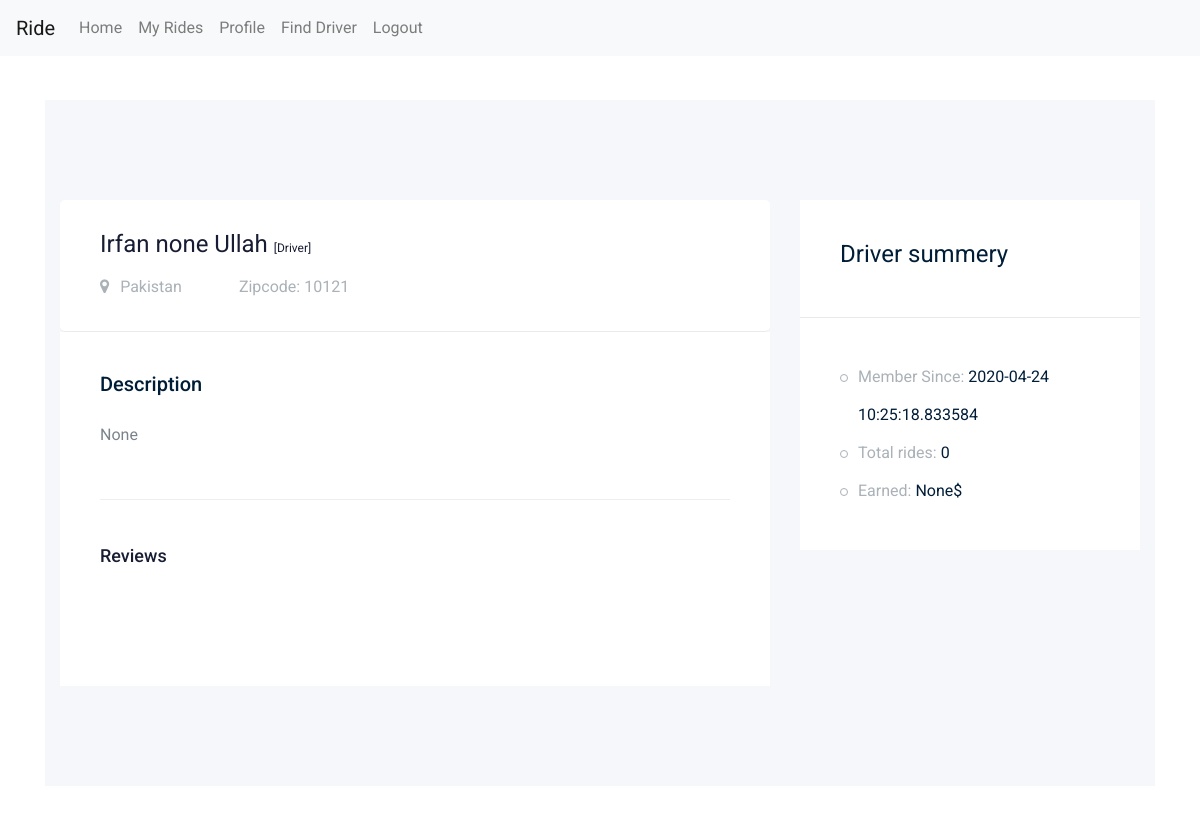
The page /driver/1 on the database as committed earlier.
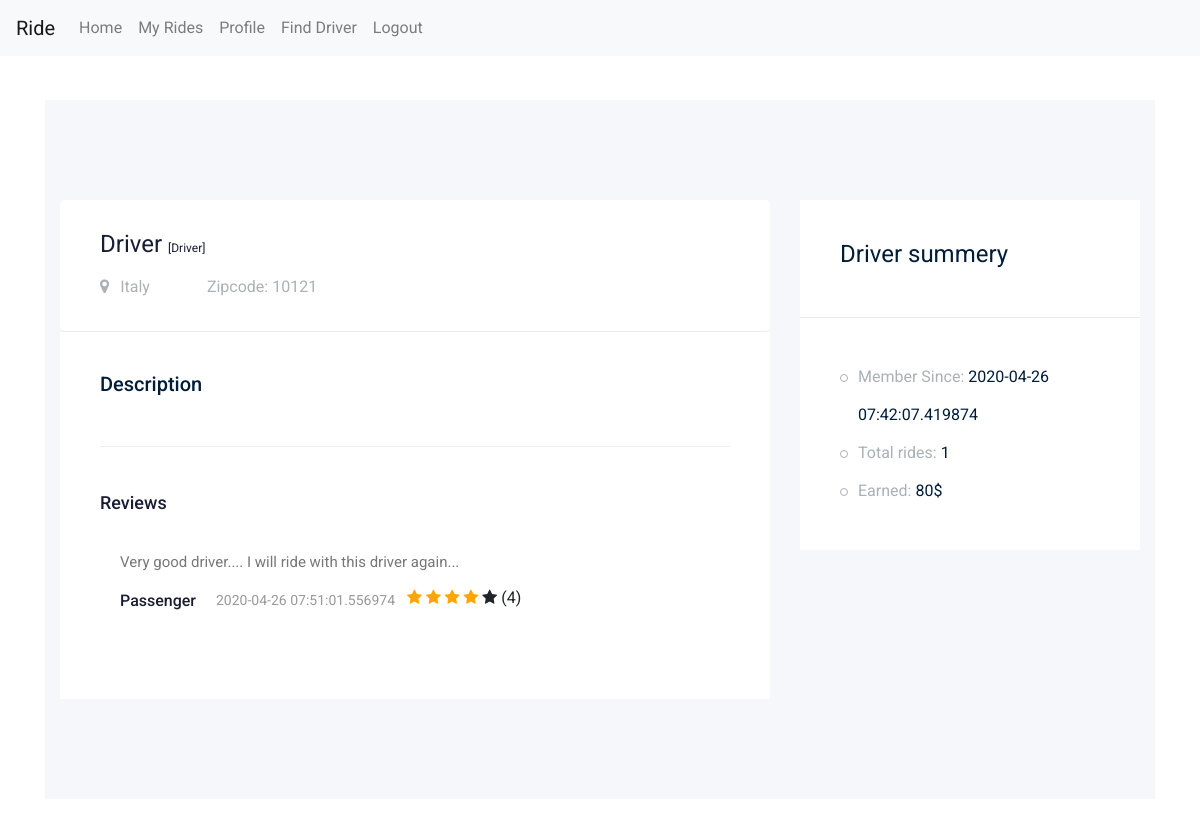
The same page on the database as committed later.
### app/models/models.py (models this page shows, shortened)
class User(db.Model,UserMixin):
    __tablename__ = "users"
    id = db.Column(db.Integer, primary_key=True)
    name = db.Column(db.String(100), nullable=False)
    surname = db.Column(db.String(100), nullable=False)
    email = db.Column(db.String(100), unique=True, nullable=False)
    country = db.Column(db.String(100),nullable=True)
    password = db.Column(db.String(150), nullable=False)
    zipcode = db.Column(db.Integer, default=0)
    roles = db.Column(db.String(10), default="Passenger")
    profile_image = db.Column(db.String(255), nullable=True, default="0")
    member_since = db.Column(db.DateTime, nullable=False, default=datetime.utcnow)
    passengers = db.relationship('Ride', foreign_keys="[Ride.passenger_id]")
    drivers = db.relationship('Ride', foreign_keys="[Ride.driver_id]")

class Ride(db.Model):
    __tablename__ = "rides"
    id = db.Column(db.Integer, primary_key=True)
    driver_id = db.Column(db.Integer, db.ForeignKey('users.id'))
    passenger_id = db.Column(db.Integer, db.ForeignKey('users.id'))
    from_loc = db.Column(db.String(150), nullable=False)
    to_loc = db.Column(db.String(150), nullable=False)
    isStarted = db.Column(db.Integer, default=0) #0: not started, 1: started, 2: responded by other driver.
    isEnded = db.Column(db.Integer, default=0) #0: not ended, 1: ended
    isPaid = db.Column(db.Integer, default=0) #0: not paid, 1: paid
    driver_ratings = db.Column(db.Integer, nullable=True)
    distance = db.Column(db.Integer, default=0)
    passenger_review_for_driver = db.Column(
        db.String(255), nullable=True)  # will be updated when ride ends
    price = db.Column(db.Integer, nullable=False)
    isReviewedByPassenger = db.Column(db.Integer, nullable=False, default=0)
    ride_date = db.Column(db.DateTime, nullable=False, default=datetime.utcnow)

### app/frontend/views.py (the view)
@fp.route('driver/<int:driver_id>')
def driver_profile(driver_id):
    sql = text(" select *, users.zipcode as driver_zipcode, "
               "(select count(*) from rides where driver_id = " + str(driver_id) + " and isEnded=1) as total_rides, "
                                                                                 "(select sum(price) from rides where driver_id = " + str(
        driver_id) + " and isEnded=1) as total_earning "
                   "from users "
                   "LEFT JOIN rides on users.id = rides.driver_id "
                   "WHERE users.id = " + str(driver_id) + " and roles='Driver'")
    user = db.engine.execute(sql)
    u = user.first()
    reviewsFetchSql = text(
        "select *,reviewer.name as reviewer_name,  rides.driver_ratings as d_ratings from rides LEFT join users as reviewer on reviewer.id = rides.passenger_id "
        "where rides.driver_id = " + str(driver_id) + " and isEnded=1;")
    reviews = db.engine.execute(reviewsFetchSql)
    return render_template("frontend_driver_profile.html", user=u, reviews=reviews)

### app/frontend/templates/frontend_driver_profile.html (shortened to what this page needs)
{% extends 'pass_masterlayout.html' %}
{% block body %}
<section class="contact-section section_padding">
    <div class="container">
        <div class="row">
            <div class="col-12">
            </div>
        </div>
        <div class="row">
            <div class="col-lg-12">
    <div class="job_details_area">
        <div class="container">
            <div class="row">
                <div class="col-lg-8">
                    <div class="job_details_header">
                        <div class="single_jobs white-bg d-flex justify-content-between">
                            <div class="jobs_left d-flex align-items-center">
                                <div class="jobs_conetent">
                                    <a href="#"><h4>{{user.name}} <span style="font-size:12px;">[Driver]</span></h4></a>
                                    <div class="links_locat d-flex align-items-center">
                                        <div class="location">
                                            <p> <i class="fa fa-map-marker"></i> {{user.country}}</p>
                                        </div>
                                        <div class="location">
                                            <p> Zipcode: {{user.driver_zipcode}}</p>
                                        </div>
                                    </div>
                                </div>
                            </div>
                        </div>
                    </div>
                    <div class="descript_wrap white-bg">
                        <div class="single_wrap">
                            <h4>Description</h4>
                            <p>{{user.profile_description}}</p>
                        </div>
                                       <div class="comments-area">
                  <h4>Reviews</h4>
                                            {% for r in reviews %}
                  <div class="comment-list">
                     <div class="single-comment justify-content-between d-flex">
                        <div class="user justify-content-between d-flex">
                           <div class="desc">
                              <p class="comment">
                                  {{r.passenger_review_for_driver}}
                              </p>
                              <div class="d-flex justify-content-between">
                                 <div class="d-flex align-items-center">
                                    <h5>
                                       <a href="#">{{r.reviewer_name}}</a>
                                    </h5>
                                    <p class="date">{{r.ride_date}}</p>
                                 </div>
                                 <div class="reply-btn" style="margin-left:12px;">
                                     {% for i in range(0,5) %}
                                     {% if i+1 <= r.d_ratings %}
                                     <span><i class="fa fa-star checked"></i></span>
                                     {% else %}
                                     <span><i class="fa fa-star"></i></span>
                                     {% endif %}
                                     {% endfor %}
                                     ({{r.d_ratings}})
                                 </div>
                              </div>
                           </div>
                        </div>
                     </div>
                  </div>
                                           {% endfor %}
               </div>
                    </div>
                </div>
                <div class="col-lg-4">
                    <div class="job_sumary">
                        <div class="summery_header">
                            <h3>Driver summery</h3>
                        </div>
                        <div class="job_content">
                            <ul>
                                <li>Member Since: <span>{{user.member_since}}</span></li>
                                <li>Total rides: <span>{{user.total_rides}}</span></li>
                                <li>Earned: <span>{{user.total_earning}}$</span></li>
                            </ul>
                        </div>
                    </div>
                </div>
            </div>
        </div>
    </div>
            </div>
            </div>
        </div>
</section>
{% endblock %}

### app/passenger/templates/pass_masterlayout.html (shortened to what this page needs)
<!doctype html>
<html class="no-js" lang="zxx">
<head>
    <link rel="stylesheet" href="{{ url_for('static', filename='css/bootstrap.min.css') }}">
    <link rel="stylesheet" href="{{ url_for('static', filename='css/owl.carousel.min.css') }}">
    <link rel="stylesheet" href="{{ url_for('static', filename='css/font-awesome.min.css') }}">
    <link rel="stylesheet" href="{{ url_for('static', filename='css/style.css') }}">
</head>
<body>
<header>
    <nav class="navbar navbar-expand-lg navbar-light bg-light" style="position:fixed;z-index:1;width:100%;">
        <a class="navbar-brand" href="#">Ride</a>
        <div class="collapse navbar-collapse" id="navbarSupportedContent">
            <ul class="navbar-nav mr-auto">
                <li class="nav-item">
                    <a class="nav-link" href="/">Home</a>
                </li>
                <li class="nav-item">
                    <a class="nav-link" href="{{url_for('passenger_bp.my_rides')}}">My Rides</a>
                </li>
                <li class="nav-item">
                    <a class="nav-link" href="{{url_for('passenger_bp.profile')}}">Profile</a>
                </li>
                <li class="nav-item">
                    <a class="nav-link" href="/passenger">Find Driver</a>
                </li>
                <li class="nav-item">
                    <a class="nav-link" href="/logout">Logout</a>
                </li>
            </ul>
        </div>
    </nav>
</header>
<div class="container" style="position:absolute;z-index:1;margin-top:20px;">
    <div class="row">
        <div class="col-md-6"></div>
        <div class="col-md-6">
        </div>
    </div>
</div>
{% block body %}
{% endblock %}
</body>
</html>

### app/frontend/templates/frontend_driver_profile.html (style rules this page uses)
.checked { color:orange; }

Rows that differ between the two databases and show on the page:
changed User: name "Irfan none Ullah" → "Driver"; country "Pakistan" → "Italy"; member_since "2020-04-24 10:25:18.833584" → "2020-04-26 07:42:07.419874"
now on this page (row edited): Ride: passenger_review_for_driver "Very good driver.... I will ride with this driver again...", reviewer_name "Passenger", ride_date "2020-04-26 07:51:01.556974", d_ratings "4"
Other text that changed with them:
{{ user.total_rides }}: "0" → "1"
{{ user.total_earning }}: "None" → "80"
{{ user.profile_description }}: "None" → (not shown)
